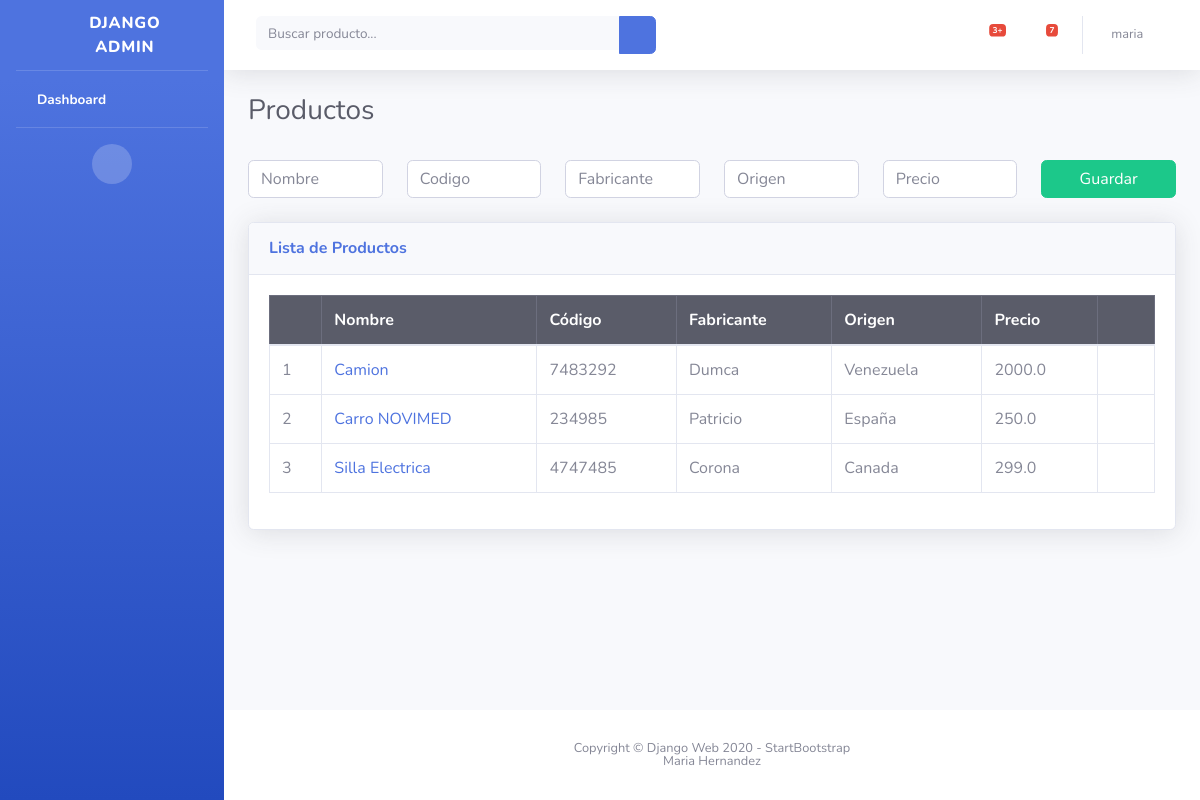
/user/logged_in/home (signed in), run on an earlier commit of the app's database.
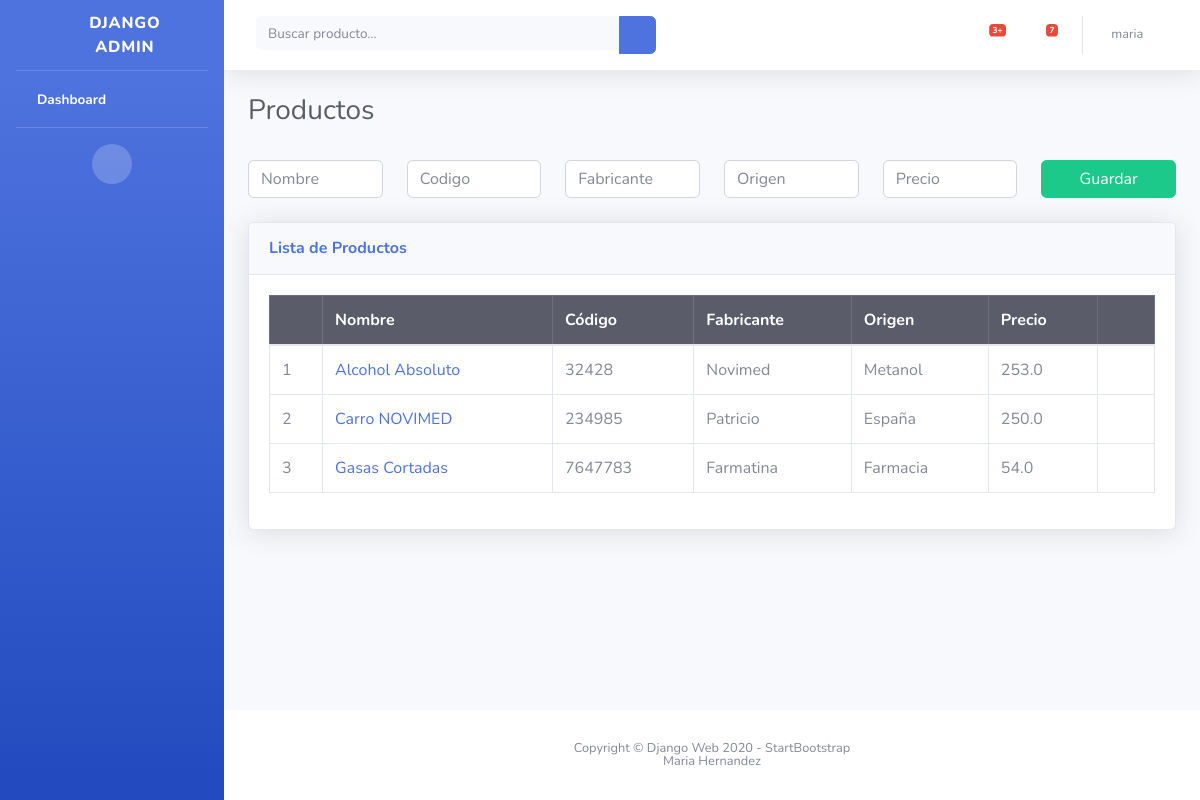
And on a later commit of the database.
### productoapp/models.py (models this page shows)
class Producto(models.Model):
    name = models.CharField(max_length=200)
    code = models.IntegerField()
    fabricante = models.CharField(max_length=200)
    origen = models.CharField(max_length=200)
    precio = models.FloatField()

### productoapp/views.py (the view, shortened to what this page needs)
# urls.py: path('user/logged_in/home', Home.as_view(), name='home'),
class Home(LoginRequiredMixin,ListView):
    template_name = "productoapp/home.html"
    model= Producto
    ordering = ['name']
    def get_context_data(self, **kwargs):
        context = super(Home,self).get_context_data(**kwargs)
        form = ProductForm()
        context['form'] = form
        return context

### productoapp/forms.py
class ProductForm(forms.ModelForm):
    class Meta:
        model = Producto
        fields = ['name', 'code', 'fabricante', 'origen', 'precio']
        widgets = {
            'name': forms.TextInput(attrs={'class':'form-control','placeholder':'Nombre'}),
            'code': forms.TextInput(attrs={'class':'form-control','placeholder':'Codigo'}),
            'fabricante': forms.TextInput(attrs={'class':'form-control','placeholder':'Fabricante'}),
            'origen': forms.TextInput(attrs={'class':'form-control','placeholder':'Origen'}),
            'precio': forms.TextInput(attrs={'class':'form-control','placeholder':'Precio'})
        }

### productoapp/templates/productoapp/home.html (shortened to what this page needs)
{% extends 'productoapp/base_home.html' %}
  {% block main %}
    <h1 class="h3 mb-2 text-gray-800">Productos</h1>
    <br />
    <form method="post" enctype="multipart/form-data" >
      <div class="row">
        {% for fields in form %}
          <div class="col">
            {{fields}}
          </div>
        {% endfor %}
        <div class="col">
          <button type="submit" class="btn btn-success btn-block">Guardar</button>
        </div>
      </div>
    </form>
    <br />
    <div class="card shadow mb-4">
      <div class="card-header py-3">
        <h6 class="m-0 font-weight-bold text-primary">Lista de Productos</h6>
      </div>
      <div class="card-body">
        {% if not object_list %}
          <h2>Not data found</h2>
        {% else %}
          <div class="table-responsive">
            <table class="table table-bordered table-hover" id="dataTable" width="100%" cellspacing="0">
              <thead class="table-dark">
                <tr>
                  <th></th>
                  <th>Nombre</th>
                  <th>Código</th>
                  <th>Fabricante</th>
                  <th>Origen</th>
                  <th>Precio</th>
                  <th></th>
                </tr>
              </thead>
              <tbody>
                {% for emp in object_list %}
                  <tr>
                    <td>{{ forloop.counter }}</td>
                    <td><a href="{% url 'edit_product' pk=emp.pk %}">{{ emp.name }}</a></td>
                    <td>{{ emp.code }}</td>
                    <td>{{ emp.fabricante }}</td>
                    <td>{{ emp.origen }}</td>
                    <td>{{ emp.precio }}</td>
                    <td class="text-center">
                      <a href="{% url 'delete_product' pk=emp.pk %}"><i class="fas fa-trash-alt text-danger"></i></a>
                    </td>
                  </tr>
                {% endfor %}
              </tbody>
            </table>
          </div>
        {% endif %}
      </div>
    </div>
  {% endblock %}

### productoapp/templates/productoapp/base_home.html (shortened to what this page needs)
{% load staticfiles i18n %}
<!DOCTYPE html>
<html lang="es">
  <head>
    {% block css %}
      <link href="{% static 'vendor/fontawesome-free/css/all.min.css' %}" rel="stylesheet" type="text/css">
      <link href="{% static 'css/sb-admin-2.min.css' %}" rel="stylesheet">
    {% endblock %}
  </head>
  <body id="page-top">
    <div id="wrapper">
      <ul class="navbar-nav bg-gradient-primary sidebar sidebar-dark accordion" id="accordionSidebar">
        <a class="sidebar-brand d-flex align-items-center justify-content-center" href="/user/logged_in/home">
          <div class="sidebar-brand-icon"><i class="fas fa-tasks"></i></div>
          <div class="sidebar-brand-text mx-3">Django Admin</div>
        </a>
        <hr class="sidebar-divider my-0">
        <li class="nav-item active">
          <a class="nav-link" href="/user/logged_in/home"><i class="fas fa-fw fa-tachometer-alt"></i><span>Dashboard</span></a>
        </li>
        <hr class="sidebar-divider">
        <div class="text-center d-none d-md-inline">
          <button class="rounded-circle border-0" id="sidebarToggle"></button>
        </div>
      </ul>
      <div id="content-wrapper" class="d-flex flex-column">
        <div id="content">
          <nav class="navbar navbar-expand navbar-light bg-white topbar mb-4 static-top shadow">
            <form class="d-none d-sm-inline-block form-inline mr-auto ml-md-3 my-2 my-md-0 mw-100 navbar-search">
              <div class="input-group">
                <input id="buscador" type="text" class="form-control bg-light border-0 small" placeholder="Buscar producto..." aria-label="Search" aria-describedby="basic-addon2">
                <div class="input-group-append">
                  <button class="btn btn-primary" type="button"><i class="fas fa-search fa-sm"></i></button>
                </div>
              </div>
            </form>
            <ul class="navbar-nav ml-auto">
              <li class="nav-item dropdown no-arrow mx-1">
                <a class="nav-link dropdown-toggle" href="#" id="alertsDropdown" role="button" data-toggle="dropdown" aria-haspopup="true" aria-expanded="false">
                  <i class="fas fa-bell fa-fw"></i>
                  <span class="badge badge-danger badge-counter">3+</span>
                </a>
              </li>
              <li class="nav-item dropdown no-arrow mx-1">
                <a class="nav-link dropdown-toggle" href="#" id="messagesDropdown" role="button" data-toggle="dropdown" aria-haspopup="true" aria-expanded="false">
                  <i class="fas fa-envelope fa-fw"></i>
                  <span class="badge badge-danger badge-counter">7</span>
                </a>
              </li>
              <li class="nav-item dropdown no-arrow">
                <a class="nav-link dropdown-toggle" href="#" id="userDropdown" role="button" data-toggle="dropdown" aria-haspopup="true" aria-expanded="false">
                  <span class="mr-2 d-none d-lg-inline text-gray-600 small">{{user.username}}</span>
                  <span style="font-size: 20px; color: Dodgerblue;">
                    <i class="far fa-grin text-success fa-lg"></i>
                  </span>
                </a>
              </li>
            </ul>
          </nav>
          <div class="container-fluid">
            {% block main %}
            {% endblock %}
          </div>
        </div>
        <footer class="sticky-footer bg-white">
          <div class="container my-auto">
            <div class="copyright text-center my-auto">
              <span>Copyright &copy; Django Web 2020 - StartBootstrap</span>
              <br />
              <span>Maria Hernandez</span>
            </div>
          </div>
        </footer>
      </div>
    </div>
  </body>
</html>

What changed in the data, as far as the page shows it:
removed Producto: name "Camion", code "7483292", fabricante "Dumca", origen "Venezuela", precio "2000.0"
removed Producto: name "Silla Electrica", code "4747485", fabricante "Corona", origen "Canada", precio "299.0"
added Producto: name "Alcohol Absoluto", code "32428", fabricante "Novimed", origen "Metanol", precio "253.0"
added Producto: name "Gasas Cortadas", code "7647783", fabricante "Farmatina", origen "Farmacia", precio "54.0"
